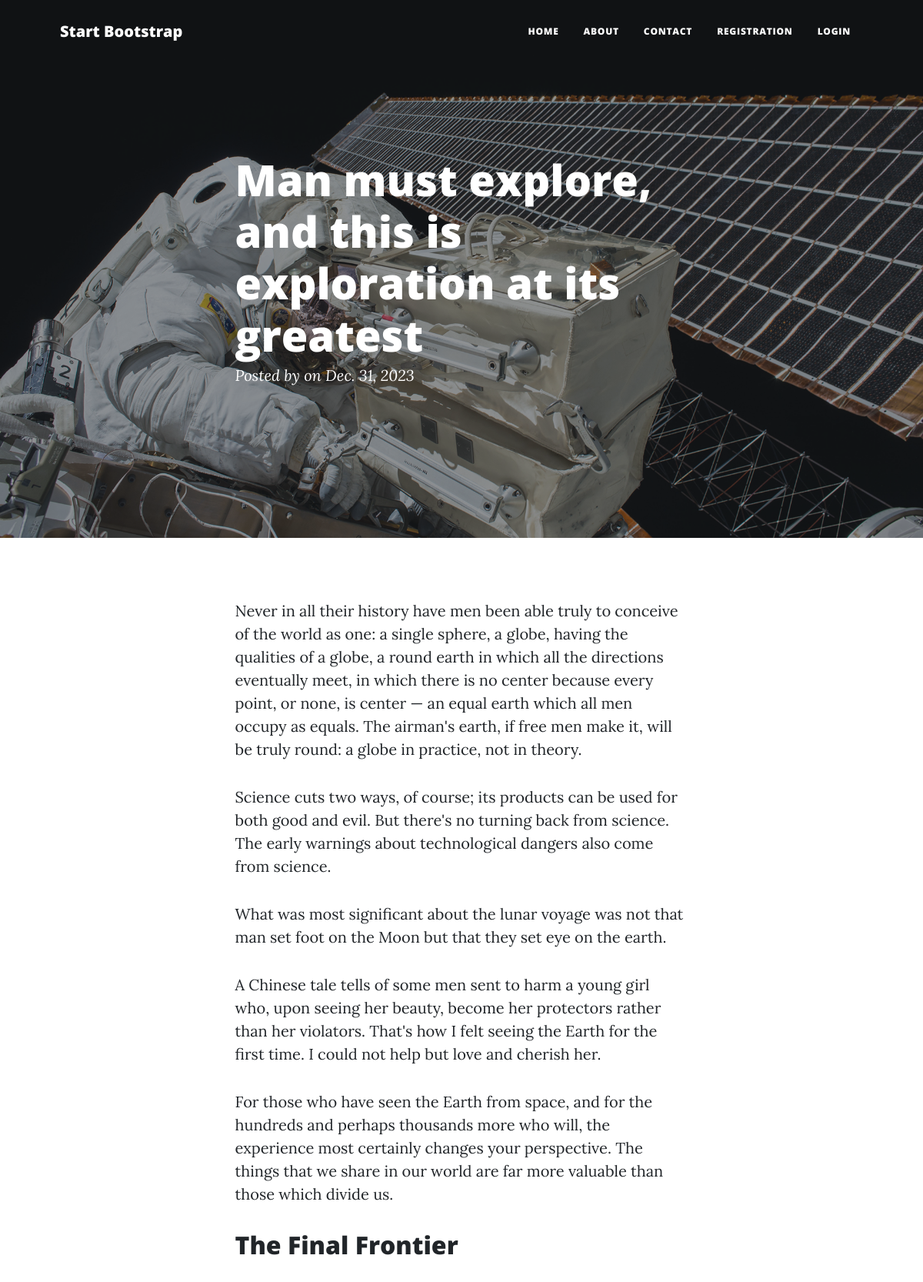
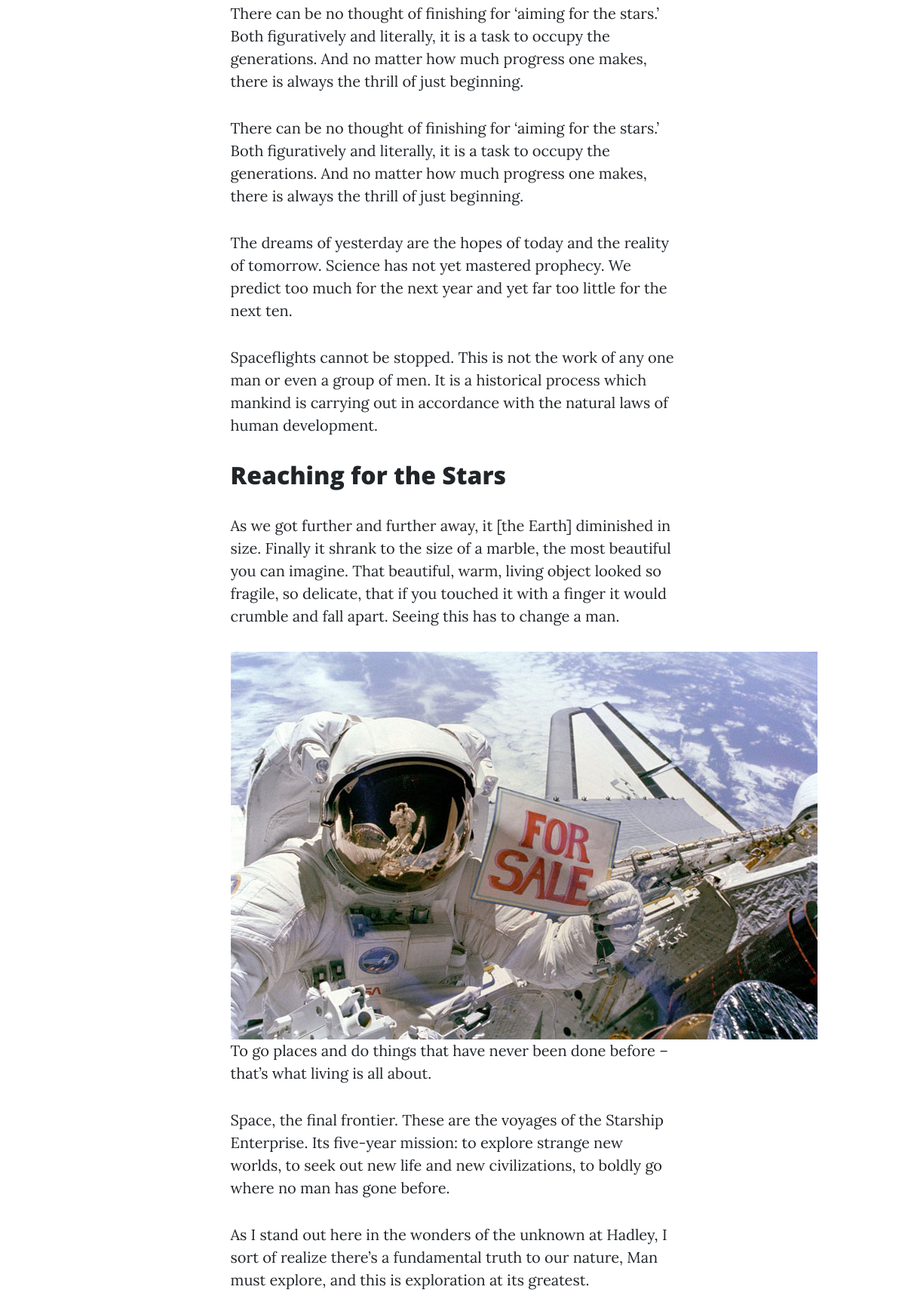
Page /man-must-explore-and-this-is-exploration-at-its-greatest/ (upper part) on the committed database (2 pictures, top to bottom).
### blogs/models.py (models this page shows, shortened)
class Blog(models.Model):
    title = models.CharField(max_length=200)
    slug = models.SlugField(unique=True, blank=True, editable=False)
    sub_title = models.CharField(max_length=300, blank=True, null=True)
    description = RichTextField()
    created_at = models.DateField(auto_now_add=True)

### blogs/views.py (the view)
# urls.py: path("<str:slug>/", post, name="post"),
def post(request, slug):
    blog = get_object_or_404(Blog, slug=slug)
    context = {
        "title": "Post",
        "blog": blog
    }
    return render(request, "blogs/post.html", context)

### templates/blogs/post.html (shortened to what this page needs)
{% extends "blogs/base.html" %}
{% load static %}
{% block body %}
<header class="masthead" style="background-image: url({% static 'assets/img/post-bg.jpg' %})">
    <div class="container position-relative px-4 px-lg-5">
        <div class="row gx-4 gx-lg-5 justify-content-center">
            <div class="col-md-10 col-lg-8 col-xl-7">
                <div class="post-heading">
                    <h1>{{ blog.title }}</h1>
                    <span class="meta">
                        Posted by
                        on {{ blog.created_at }}
                    </span>
                </div>
            </div>
        </div>
    </div>
</header>
<article class="mb-4">
    <div class="container px-4 px-lg-5">
        <div class="row gx-4 gx-lg-5 justify-content-center">
            <div class="col-md-10 col-lg-8 col-xl-7">
                {{ blog.description | safe }}
            </div>
        </div>
    </div>
</article>
{% endblock body %}

### rows in the picture
Blog: title "Man must explore, and this is exploration at its greatest", created_at "Dec. 31, 2023", description "Never in all their history have men been able truly to conceive of the world as one: a single sphere, a globe, having the qualities of a globe, a round earth in which all the directions eventually meet, in which there is no center because every point, or none, is center — an equal earth which all men occupy as equals. The airman's earth, if free men make it, will be truly round: a globe in practice, not in theory. Science cuts two ways, of course; its products can be used for both good and evil. But there's no turning back from science. The early warnings about technological dangers also come from science. What was most significant about the lunar voyage was not that man set foot on the…", description (picture)
